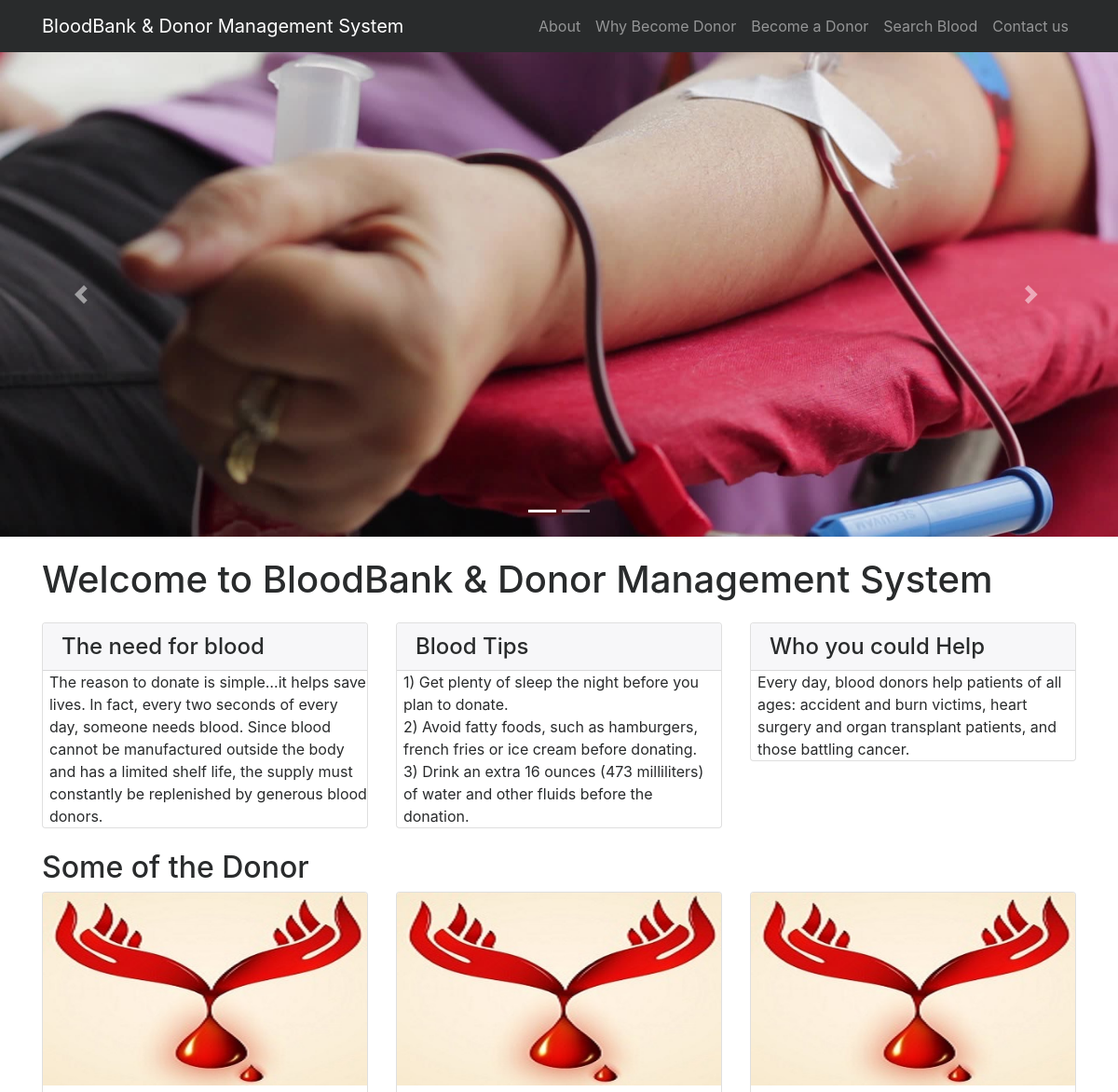
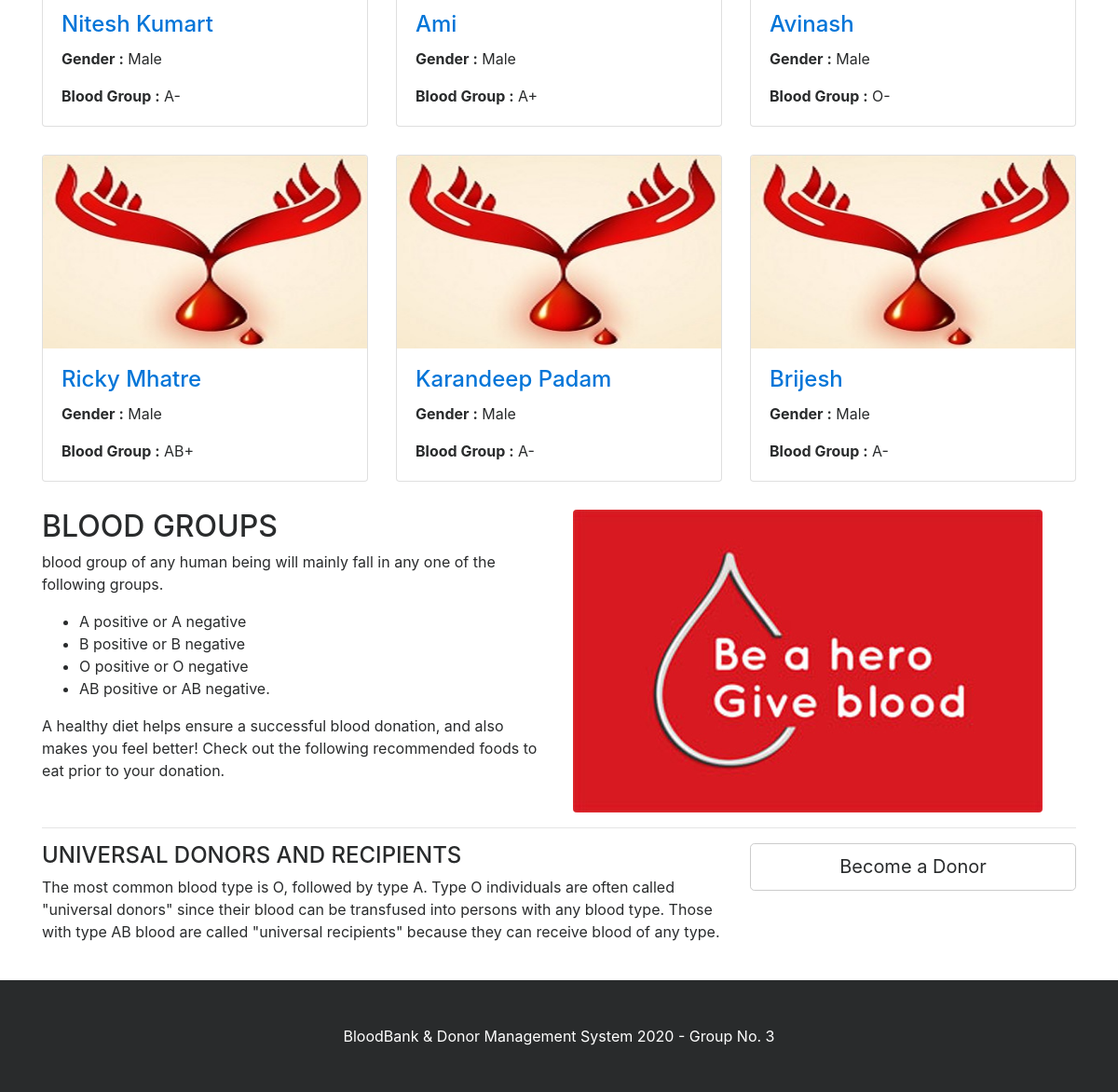
/bbdms/index.php, run on the app's committed database (2 pictures, top to bottom).
### tables this page shows
CREATE TABLE `tblblooddonars` (
  `id` int(11) NOT NULL,
  `FullName` varchar(100) DEFAULT NULL,
  `MobileNumber` char(11) DEFAULT NULL,
  `EmailId` varchar(100) DEFAULT NULL,
  `Gender` varchar(20) DEFAULT NULL,
  `Age` int(11) DEFAULT NULL,
  `BloodGroup` varchar(20) DEFAULT NULL,
  `Address` varchar(255) DEFAULT NULL,
  `Message` mediumtext DEFAULT NULL,
  `PostingDate` timestamp NOT NULL DEFAULT current_timestamp(),
  `status` int(1) DEFAULT NULL
);

### bbdms/index.php (the view, shortened to what this page needs)
<?php
include('includes/config.php');
?>
<!DOCTYPE html>
<html lang="en">
<head>
    <link href="vendor/bootstrap/css/bootstrap.min.css" rel="stylesheet">
    <link href="vendor/font-awesome/css/font-awesome.min.css" rel="stylesheet" type="text/css">
    <link href="css/modern-business.css" rel="stylesheet">
</head>
<body>
<?php include('includes/header.php');?>
<?php include('includes/slider.php');?>
    <div class="container">
        <h1 class="my-4">Welcome to BloodBank & Donor Management System</h1>
        <div class="row">
            <div class="col-lg-4 mb-4">
                <div class="card">
                    <h4 class="card-header">The need for blood</h4>
                        <p class="card-text" style="padding-left:2%">The reason to donate is simple…it helps save lives. In fact, every two seconds of every day, someone needs blood. Since blood cannot be manufactured outside the body and has a limited shelf life, the supply must constantly be replenished by generous blood donors.</p>
                </div>
            </div>
            <div class="col-lg-4 mb-4">
                <div class="card">
                    <h4 class="card-header">Blood Tips</h4>
                        <p class="card-text" style="padding-left:2%">1) Get plenty of sleep the night before you plan to donate. <br>
2) Avoid fatty foods, such as hamburgers, french fries or ice cream before donating. <br>
3) Drink an extra 16 ounces (473 milliliters) of water and other fluids before the donation.</p>
                </div>
            </div>
            <div class="col-lg-4 mb-4">
                <div class="card">
                    <h4 class="card-header">Who you could Help</h4>
                        <p class="card-text" style="padding-left:2%">Every day, blood donors help patients of all ages: accident and burn victims, heart surgery and organ transplant patients, and those battling cancer.</p>
                </div>
            </div>
        </div>
        <h2>Some of the Donor</h2>
        <div class="row">
                   <?php
$status=1;
$sql = "SELECT * from tblblooddonars where status=:status order by rand() limit 6";
$query = $dbh -> prepare($sql);
$query->bindParam(':status',$status,PDO::PARAM_STR);
$query->execute();
$results=$query->fetchAll(PDO::FETCH_OBJ);
if($query->rowCount() > 0)
{
foreach($results as $result)
{ ?>
            <div class="col-lg-4 col-sm-6 portfolio-item">
                <div class="card h-100">
                    <a href="#"><img class="card-img-top img-fluid" src="images/blood-donor.jpg" alt="" ></a>
                    <div class="card-block">
                        <h4 class="card-title"><a href="#"><?php echo htmlentities($result->FullName);?></a></h4>
<p class="card-text"><b>  Gender :</b> <?php echo htmlentities($result->Gender);?></p>
<p class="card-text"><b>Blood Group :</b> <?php echo htmlentities($result->BloodGroup);?></p>
                    </div>
                </div>
            </div>
            <?php }} ?>
        </div>
        <div class="row">
            <div class="col-lg-6">
                <h2>BLOOD GROUPS</h2>
          <p>  blood group of any human being will mainly fall in any one of the following groups.</p>
                <ul>
<li>A positive or A negative</li>
<li>B positive or B negative</li>
<li>O positive or O negative</li>
<li>AB positive or AB negative.</li>
                </ul>
                <p>A healthy diet helps ensure a successful blood donation, and also makes you feel better! Check out the following recommended foods to eat prior to your donation.</p>
            </div>
            <div class="col-lg-6">
                <img class="img-fluid rounded" src="images/blood-donor (1).jpg" alt="">
            </div>
        </div>
        <hr>
        <div class="row mb-4">
            <div class="col-md-8">
            <h4>UNIVERSAL DONORS AND RECIPIENTS</h4>
                <p>
The most common blood type is O, followed by type A.
Type O individuals are often called "universal donors" since their blood can be transfused into persons with any blood type. Those with type AB blood are called "universal recipients" because they can receive blood of any type.</p>
            </div>
            <div class="col-md-4">
                <a class="btn btn-lg btn-secondary btn-block" href="become-donar.php">Become a Donor</a>
            </div>
        </div>
    </div>
  <?php include('includes/footer.php');?>
</body>
</html>

### bbdms/includes/header.php (shortened to what this page needs)
<nav class="navbar fixed-top navbar-toggleable-md navbar-inverse bg-inverse">
    <div class="container">
        <a class="navbar-brand" href="index.php">BloodBank & Donor Management System</a>
        <div class="collapse navbar-collapse" id="navbarExample">
            <ul class="navbar-nav ml-auto">
                <li class="nav-item">
                    <a class="nav-link" href="page.php?type=aboutus">About</a>
                </li>
                <li class="nav-item">
                    <a class="nav-link" href="page.php?type=donor">Why Become Donor</a>
                </li>
                <li class="nav-item">
                    <a class="nav-link" href="become-donar.php">Become a Donor</a>
                </li>
                 <li class="nav-item">
                    <a class="nav-link" href="search-donor.php">Search Blood</a>
                </li>
                  <li class="nav-item">
                    <a class="nav-link" href="contact.php">Contact us</a>
                </li>
            </ul>
        </div>
    </div>
</nav>

### bbdms/includes/slider.php (shortened to what this page needs)
<header>
       <div id="carouselExampleIndicators" class="carousel slide" data-ride="carousel">
           <ol class="carousel-indicators">
               <li data-target="#carouselExampleIndicators" data-slide-to="0" class="active"></li>
               <li data-target="#carouselExampleIndicators" data-slide-to="1"></li>
           </ol>
           <div class="carousel-inner" role="listbox">
               <div class="carousel-item active" style="background-image: url('images/banner1.jpg')">
                   <div class="carousel-caption d-none d-md-block">
                   </div>
               </div>
           </div>
           <a class="carousel-control-prev" href="#carouselExampleIndicators" role="button" data-slide="prev">
               <span class="carousel-control-prev-icon" aria-hidden="true"></span>
           </a>
           <a class="carousel-control-next" href="#carouselExampleIndicators" role="button" data-slide="next">
               <span class="carousel-control-next-icon" aria-hidden="true"></span>
           </a>
       </div>
   </header>

### bbdms/includes/footer.php
<footer class="py-5 bg-inverse">
      <div class="container">
          <p class="m-0 text-center text-white"> BloodBank & Donor Management System 2020 - Group No. 3</p>
      </div>
  </footer>

### bbdms/css/modern-business.css (style rules this page uses)
body { padding-top: 54px; }
@media (min-width: 992px) { body { padding-top: 56px; } }
.carousel-item { height: 65vh; min-height: 300px; background: no-repeat center center scroll; -webkit-background-size: cover; -moz-background-size: cover; -o-background-size: cover; background-size: cover; }
.portfolio-item { margin-bottom: 30px; }

### bbdms/index.php (style rules this page uses)
.carousel-item.active, .carousel-item-next, .carousel-item-prev { display: block; }

### data on the page
tblblooddonars: FullName "Nitesh Kumart", Gender "Male", BloodGroup "A-"
tblblooddonars: FullName "Ami", Gender "Male", BloodGroup "A+"
tblblooddonars: FullName "Avinash", Gender "Male", BloodGroup "O-"
tblblooddonars: FullName "Ricky Mhatre", Gender "Male", BloodGroup "AB+"
tblblooddonars: FullName "Karandeep Padam", Gender "Male", BloodGroup "A-"
tblblooddonars: FullName "Brijesh", Gender "Male", BloodGroup "A-"
